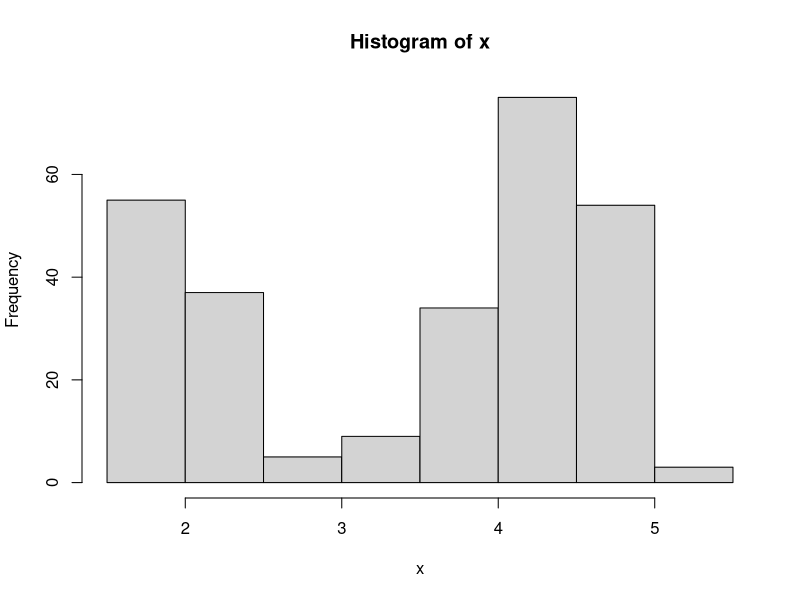
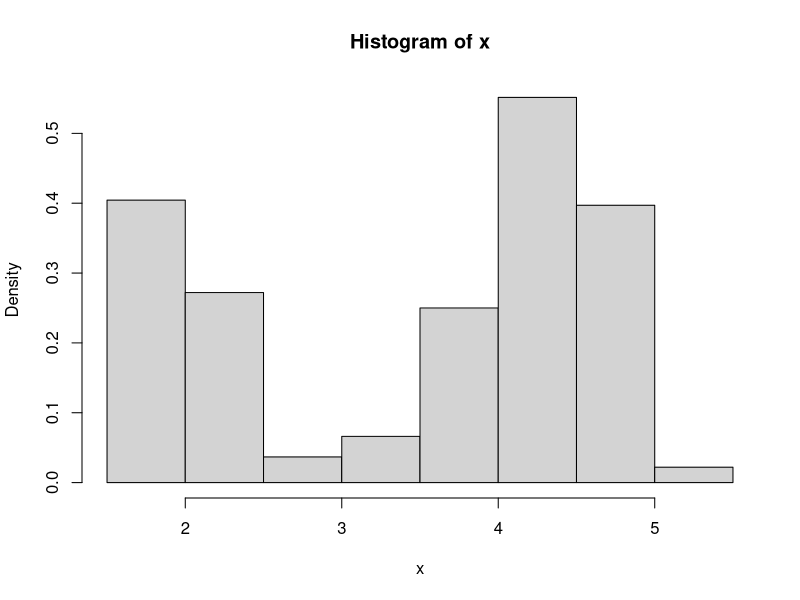
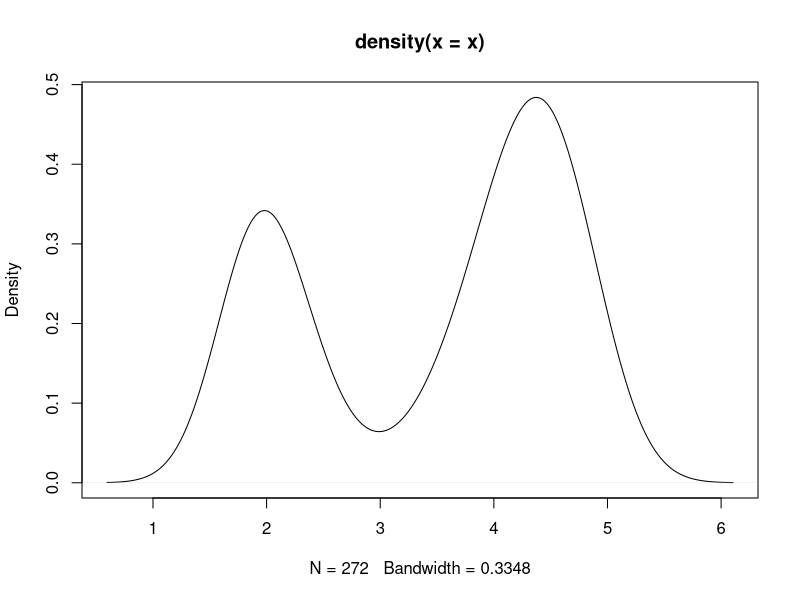
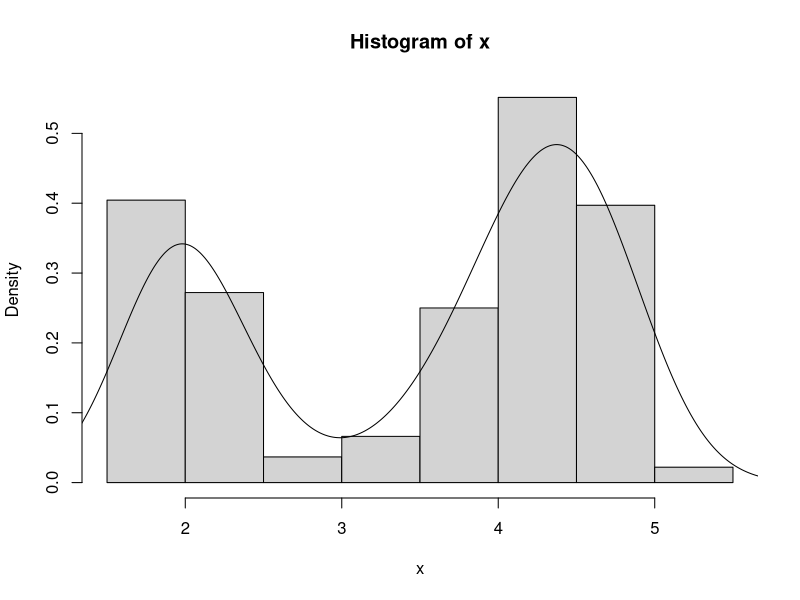

R code for these plots, in order:
x <- faithful$eruptions

hist(x)
hist(x, freq = FALSE)					# histogram area = 1
plot(density(x))						# basic smooth histogram
hist(x, freq = F); lines(density(x))	# superimposes the two
stem(x)									# basic stem and leaf plot
stem(x, scale = 1)